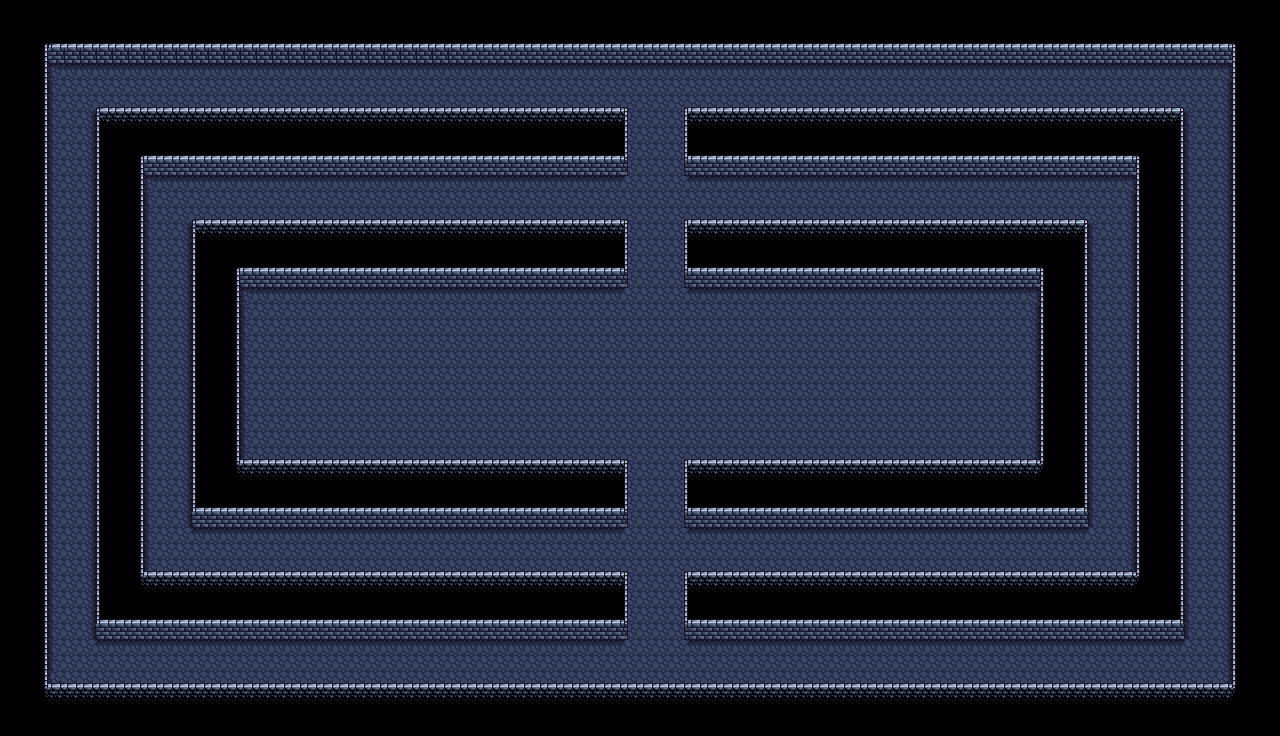

A 2D game scene composited from a Tiled map and its tileset images. What follows is a short description and the map's XML, with each tile layer's data collapsed to a summary:
An orthogonal 80x46 tile map with 16x16 px tiles, 3 tile layers (Ground, Walls, Walls No Collide).

<map version="1.0" orientation="orthogonal" renderorder="right-down" width="80" height="46" tilewidth="16" tileheight="16" nextobjectid="1">
 <tileset firstgid="1" name="Dungeon Tile Set" tilewidth="16" tileheight="16" tilecount="256" columns="16">
  <image source="Dungeon Tile Set.png" width="256" height="256" />
 </tileset>
 <layer name="Ground" width="80" height="46">
  <data>[3680 cells, 1846 non-empty, 8 distinct tile ids]</data>
 </layer>
 <layer name="Walls" width="80" height="46">
  <data>[3680 cells, 1722 non-empty, 23 distinct tile ids]</data>
 </layer>
 <layer name="Walls No Collide" width="80" height="46">
  <data>[3680 cells, 1593 non-empty, 29 distinct tile ids]</data>
 </layer>
</map>
